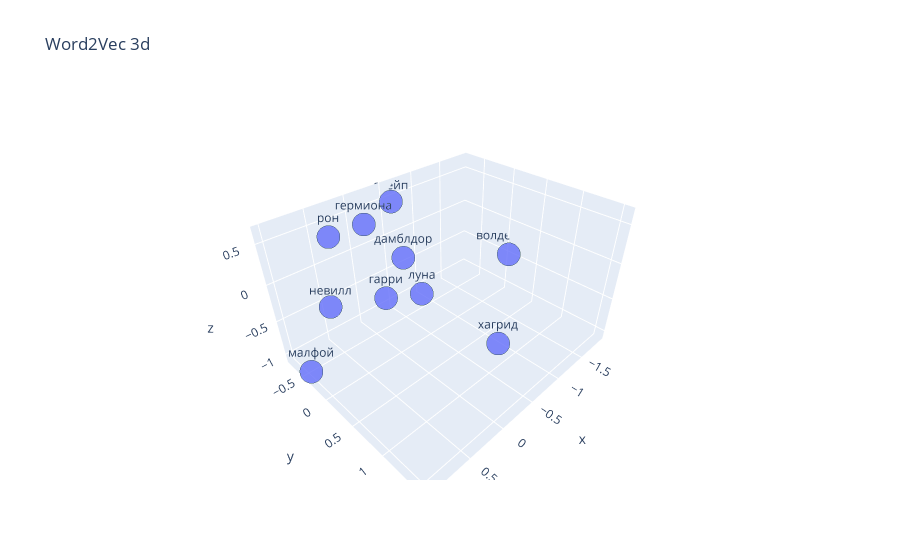

The cell this chart's notebook holds for it:
### Code cell
character_words = [
    'гарри', 'гермиона', 'рон', 'дамблдор', 'волдеморт',
    'снейп', 'малфой', 'хагрид', 'невилл', 'луна'
]
interactive_plotly_visualization(model, character_words)

### Figure 1 — Plotly figure (JSON) as saved in the notebook; plotly's stock layout.template omitted (floating-point values rounded to 4 significant figures)
{"data": [{"hovertemplate": "<b>%{hovertext}</b><br><br>x=%{x}<br>y=%{y}<br>z=%{z}<br>word=%{text}<extra></extra>", "hovertext": ["гарри", "гермиона", "рон", "дамблдор", "волдеморт", "снейп", "малфой", "хагрид", "невилл", "луна"], "legendgroup": "", "marker": {"color": "#636efa", "line": {"color": "DarkSlateGrey", "width": 2}, "opacity": 0.8, "size": 8, "symbol": "circle"}, "mode": "markers+text", "name": "", "scene": "scene", "showlegend": false, "text": ["гарри", "гермиона", "рон", "дамблдор", "волдеморт", "снейп", "малфой", "хагрид", "невилл", "луна"], "textposition": "top center", "type": "scatter3d", "x": [0.2968, 0.2041, 0.501, -0.4701, -1.908, -0.5981, 0.9913, 0.1074, 0.7601, 0.1158], "y": [0.2002, -0.1906, -0.4113, -0.4416, 0.08673, -0.7704, -0.4505, 1.552, -0.1345, 0.5602], "z": [-0.03288, 0.6444, 0.529, -0.1468, -0.4811, 0.4524, -1.074, 0.07356, -0.079, 0.1141]}], "layout": {"legend": {"tracegroupgap": 0}, "scene": {"domain": {"x": [0, 1], "y": [0, 1]}, "xaxis": {"title": {"text": "x"}}, "yaxis": {"title": {"text": "y"}}, "zaxis": {"title": {"text": "z"}}}, "title": {"text": "Word2Vec 3d"}}}
